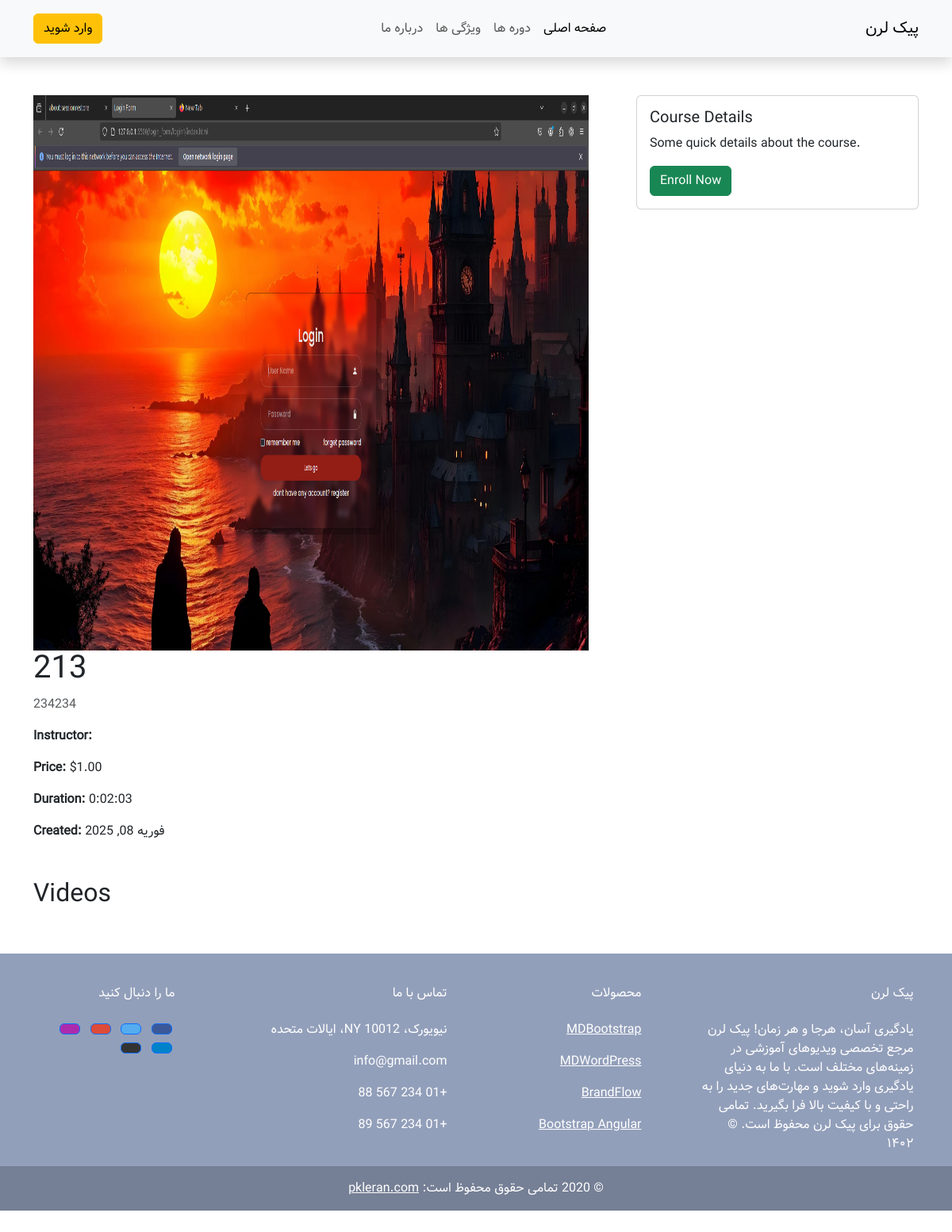
Screenshot of /courses/2 with the database file from the repository.
### courses/models.py (models this page shows, shortened)
class Course(models.Model):
    title = models.CharField(max_length=200, verbose_name='موضوع')
    thumbnail = models.FileField(upload_to='course_thumbnails', max_length=100, verbose_name='عکس دوره')
    description = models.TextField(verbose_name='توضیحات')
    instructor = models.ForeignKey(CustomUser, on_delete=models.CASCADE, related_name='courses_taught', verbose_name='مربی')
    category = models.ForeignKey(Category, on_delete=models.SET_NULL, null=True, verbose_name='دسته بندی')
    price = models.DecimalField(max_digits=10, decimal_places=2, verbose_name='قیمت')
    duration = models.DurationField(verbose_name='مدت')
    created_date = models.DateTimeField(auto_now_add=True, verbose_name='ساخته شده در')
    updated_date = models.DateTimeField(auto_now=True, verbose_name='اخرین ویرایش')
    status = models.CharField(max_length=10, choices=[('published', 'منتشر شده'), ('draft', 'پیش نویس')], default='draft', verbose_name='وضعیت')
    class Meta:
        verbose_name_plural = 'دوره ها'
        verbose_name = 'دوره'

### courses/views.py (the view)
# urls.py: path('<int:pk>', views.CourseDetailView.as_view(), name='detail')
class CourseDetailView(DetailView):
    model = Course
    template_name = 'courses/detail.html'

### templates/courses/detail.html (shortened to what this page needs)
{% extends './../_base.html' %}
{% block main %}
<div class="container mt-5">
    <div class="row">
        <div class="col-md-8">
            <img src="{{ object.thumbnail.url }}" alt="" width="700px" height="700px">
            <h1>{{ object.title }}</h1>
            <p class="text-muted">{{ object.description }}</p>
            <p><strong>Instructor:</strong> {{ object.instructor.get_full_name }}</p>
            <p><strong>Price:</strong> ${{ object.price }}</p>
            <p><strong>Duration:</strong> {{ object.duration }}</p>
            <p><strong>Created:</strong> {{ object.created_date|date:"F d, Y" }}</p>
            <h2 class="mt-5">Videos</h2>
        </div>
        <div class="col-md-4">
            <div class="card">
                <div class="card-body">
                    <h5 class="card-title">Course Details</h5>
                    <p class="card-text">Some quick details about the course.</p>
                    <a href="#" class="btn btn-success">Enroll Now</a>
                </div>
            </div>
        </div>
    </div>
</div>
{% endblock %}

### static/css/style.css (style rules this page uses)
* { font-family: 'vasir', sans-serif; }

### rows the page displays
Course: thumbnail (picture), title "213", description "234234", price "1.00", duration "0:02:03", created_date "فوریه 08, 2025"
